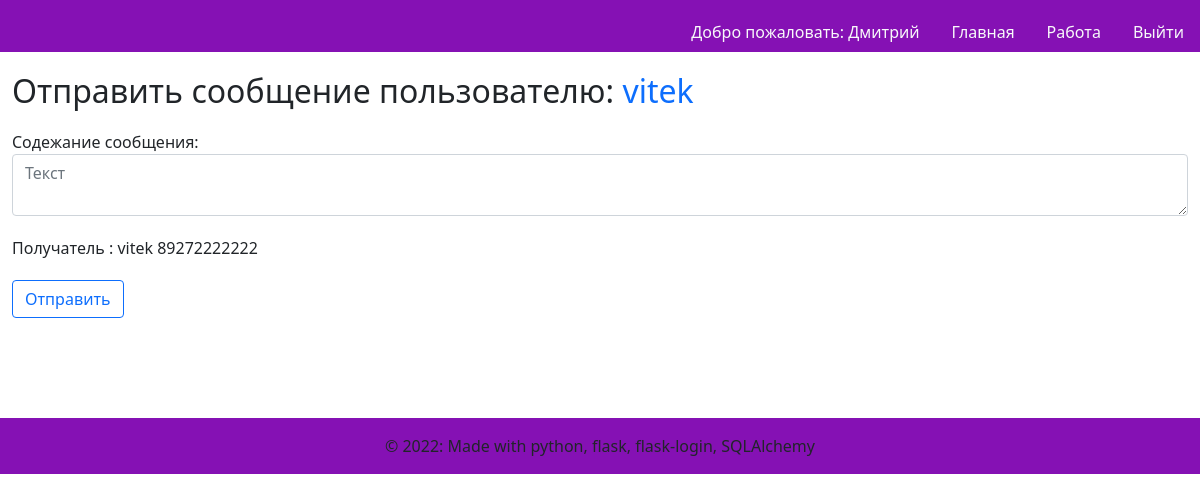
Screenshot of /2/usermessage (signed in) with the database file from the repository.
### models.py (models this page shows)
class User(UserMixin, db.Model):
    id = db.Column(db.Integer,
                   nullable=False,
                   unique=True,
                   primary_key=True,
                   autoincrement=True)  # primary keys are required by SQLAlchemy
    password = db.Column(db.String(100))  # пароль есть только у администраторов и модераторов
    name = db.Column(db.String(100))  # имя фамилия
    phone_number = db.Column(db.String(11), unique=True)  # номер телефона
    vk_authorized = db.Column(db.Boolean, default=False)  # авторизован вк или нет
    tlg_authorized = db.Column(db.Boolean, default=False)  # авторизован в телеграм или нет
    status = db.Column(db.String(30))  # статус пользователя(ожидает подтверждения\в архиве\подтвержден)
    app_role = db.Column(db.String(20))  # роль в приложении(админ, модератор, пользователь)
    organisation_role = db.Column(db.String(100))  # должность в организации
    tlg_chat_id = db.Column(db.Integer, default=-1)
    vk_chat_id = db.Column(db.Integer, default=-1)

### messages.py (the view)
@messages.route('/<int:id>/usermessage')
@login_required
def usermessage(id):
    user = User.query.filter_by(id=id).first()
    return render_template('usermessage.html', user=user)

### templates/usermessage.html
{% extends "base.html" %}
{% block content %}
    <h2>Отправить сообщение пользователю: <a class="text-decoration-none" href="{{ url_for('users.edituser', id=user.id) }}">{{ user.name }}</a></h2>
        <form method="post">
            <div class="form-group" style="margin-top: 20px">
                <label for="title">Содежание сообщения:</label>
                <textarea name="message_content" placeholder="Текст"
                      class="form-control">{{ request.form['message_content'] }}</textarea>
            </div>
            <div class="form-group" style="margin-top: 20px">
                <label for="content">Получатель : {{ user.name }} {{ user.phone_number }}</label>
            </div>
            <div class="form-group" style="margin-top: 20px">
                <button type="submit" class="btn btn-outline-primary">Отправить</button>
            </div>
        </form>
{% endblock %}

### templates/base.html (shortened to what this page needs)
<!DOCTYPE html>
<html>
<head>
    <link rel="stylesheet" href="https://cdnjs.cloudflare.com/ajax/libs/bulma/0.7.2/css/bulma.min.css" />
    <link href="https://cdn.jsdelivr.net/npm/bootstrap@5.1.3/dist/css/bootstrap.min.css" rel="stylesheet">
    <link rel="stylesheet" href="../static/css/preloader.css"/>
</head>
<body class="loader-body" style="background-color: #ffffff; height: inherit">
            <nav class="d-none page-header navbar navbar-light sticky-top" style="background-color: #8511b4;">
                <div class="container-fluid ">
                    <ul class="nav nav-pills position-absolute bottom-0 end-0">
                        {% if current_user.is_authenticated %}
                        <li class="nav-item">
                            <a class="nav-link text-light" style="color: black"
                                        href="{{ url_for('users.edituser', id=current_user.id) }}">
                                Добро пожаловать: {{ current_user.name }}
                            </a>
                         </li>
                        {% endif %}
                        <li class="nav-item" >
                            <a href="{{ url_for('main.index') }}" class="nav-link text-light">
                                Главная
                            </a>
                        </li>
                        {% if current_user.is_authenticated %}
                        <li class="nav-item">
                            <a href="{{ url_for('main.workallusers') }}" class="nav-link text-light">
                                Работа
                            </a>
                        </li>
                        {% endif %}
                        {% if current_user.is_authenticated %}
                        <li class="nav-item">
                            <a href="{{ url_for('auth.logout') }}" class="nav-link text-light">
                                Выйти
                            </a>
                        </li>
                        {% endif %}
                    </ul>
                </div>
            </nav>
            <div class="d-none page-main container-fluid" style="height: 82%">
                   {% block content %}
                   {% endblock %}
            </div>
            <footer class="d-none page-footer font-small blue" style="background-color: #8511b4; margin-top: 100px">
              <div class="footer-copyright text-center py-3">© 2022: Made with python, flask, flask-login, SQLAlchemy
              </div>
            </footer>
    </body>
</html>

### rows the page displays
User: name "Дмитрий"
User: name "vitek", phone_number "89272222222"
